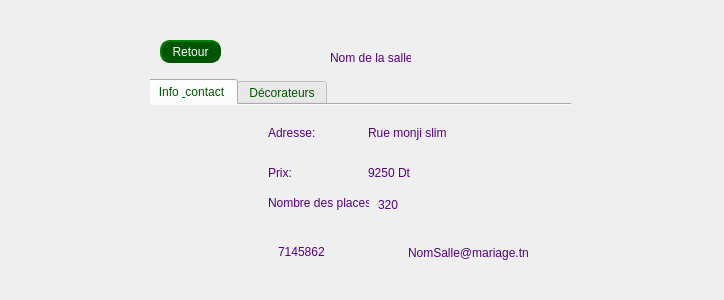
<?xml version="1.0" encoding="UTF-8"?>
<ui version="4.0">
 <class>Salle</class>
 <widget class="QWidget" name="Salle">
  <property name="geometry">
   <rect>
    <x>0</x>
    <y>0</y>
    <width>724</width>
    <height>300</height>
   </rect>
  </property>
  <property name="windowTitle">
   <string>Form</string>
  </property>
  <widget class="QWidget" name="widget" native="true">
   <property name="geometry">
    <rect>
     <x>150</x>
     <y>30</y>
     <width>421</width>
     <height>251</height>
    </rect>
   </property>
   <widget class="QLabel" name="nom_label">
    <property name="geometry">
     <rect>
      <x>180</x>
      <y>20</y>
      <width>81</width>
      <height>16</height>
     </rect>
    </property>
    <property name="styleSheet">
     <string notr="true">color: rgb(85, 0, 127);
</string>
    </property>
    <property name="text">
     <string>Nom de la salle</string>
    </property>
   </widget>
   <widget class="QTabWidget" name="tabWidget">
    <property name="geometry">
     <rect>
      <x>-4</x>
      <y>49</y>
      <width>431</width>
      <height>211</height>
     </rect>
    </property>
    <property name="styleSheet">
     <string notr="true">color: rgb(0, 85, 0)
</string>
    </property>
    <property name="currentIndex">
     <number>0</number>
    </property>
    <widget class="QWidget" name="tab">
     <attribute name="title">
      <string>Info &amp; contact</string>
     </attribute>
     <widget class="QScrollArea" name="scrollArea">
      <property name="geometry">
       <rect>
        <x>-1</x>
        <y>-1</y>
        <width>431</width>
        <height>191</height>
       </rect>
      </property>
      <property name="widgetResizable">
       <bool>true</bool>
      </property>
      <widget class="QWidget" name="scrollAreaWidgetContents">
       <property name="geometry">
        <rect>
         <x>0</x>
         <y>0</y>
         <width>429</width>
         <height>189</height>
        </rect>
       </property>
       <widget class="QLabel" name="adresse_label1">
        <property name="geometry">
         <rect>
          <x>120</x>
          <y>20</y>
          <width>81</width>
          <height>16</height>
         </rect>
        </property>
        <property name="styleSheet">
         <string notr="true">color: rgb(85, 0, 127);
</string>
        </property>
        <property name="text">
         <string>Adresse:</string>
        </property>
       </widget>
       <widget class="QLabel" name="adresse_label2">
        <property name="geometry">
         <rect>
          <x>220</x>
          <y>20</y>
          <width>81</width>
          <height>16</height>
         </rect>
        </property>
        <property name="styleSheet">
         <string notr="true">color: rgb(85, 0, 127);
</string>
        </property>
        <property name="text">
         <string>Rue monji slim </string>
        </property>
       </widget>
       <widget class="QLabel" name="Prix_label1">
        <property name="geometry">
         <rect>
          <x>120</x>
          <y>60</y>
          <width>81</width>
          <height>16</height>
         </rect>
        </property>
        <property name="styleSheet">
         <string notr="true">color: rgb(85, 0, 127);
</string>
        </property>
        <property name="text">
         <string>Prix:</string>
        </property>
       </widget>
       <widget class="QLabel" name="prix_label2">
        <property name="geometry">
         <rect>
          <x>220</x>
          <y>60</y>
          <width>81</width>
          <height>16</height>
         </rect>
        </property>
        <property name="styleSheet">
         <string notr="true">color: rgb(85, 0, 127);
</string>
        </property>
        <property name="text">
         <string>9250 Dt</string>
        </property>
       </widget>
       <widget class="QLabel" name="nb_places_label1">
        <property name="geometry">
         <rect>
          <x>120</x>
          <y>90</y>
          <width>101</width>
          <height>16</height>
         </rect>
        </property>
        <property name="styleSheet">
         <string notr="true">color: rgb(85, 0, 127);
</string>
        </property>
        <property name="text">
         <string>Nombre des places</string>
        </property>
       </widget>
       <widget class="QLabel" name="nb_places_label2">
        <property name="geometry">
         <rect>
          <x>230</x>
          <y>90</y>
          <width>71</width>
          <height>20</height>
         </rect>
        </property>
        <property name="styleSheet">
         <string notr="true">color: rgb(85, 0, 127);
</string>
        </property>
        <property name="text">
         <string>320</string>
        </property>
       </widget>
       <widget class="QLabel" name="label_8">
        <property name="geometry">
         <rect>
          <x>30</x>
          <y>130</y>
          <width>41</width>
          <height>31</height>
         </rect>
        </property>
        <property name="text">
         <string/>
        </property>
       </widget>
       <widget class="QLabel" name="email_label">
        <property name="geometry">
         <rect>
          <x>260</x>
          <y>140</y>
          <width>131</width>
          <height>16</height>
         </rect>
        </property>
        <property name="styleSheet">
         <string notr="true">color: rgb(85, 0, 127);
</string>
        </property>
        <property name="text">
         <string>NomSalle@mariage.tn</string>
        </property>
       </widget>
       <widget class="QLabel" name="numero_label">
        <property name="geometry">
         <rect>
          <x>130</x>
          <y>140</y>
          <width>47</width>
          <height>14</height>
         </rect>
        </property>
        <property name="styleSheet">
         <string notr="true">color: rgb(85, 0, 127);
</string>
        </property>
        <property name="text">
         <string>71458623</string>
        </property>
       </widget>
      </widget>
     </widget>
    </widget>
    <widget class="QWidget" name="tab_2">
     <attribute name="title">
      <string>Décorateurs</string>
     </attribute>
     <widget class="QLabel" name="label_10">
      <property name="geometry">
       <rect>
        <x>10</x>
        <y>0</y>
        <width>81</width>
        <height>16</height>
       </rect>
      </property>
      <property name="text">
       <string>Nom &amp; prénom</string>
      </property>
     </widget>
     <widget class="QLabel" name="label_11">
      <property name="geometry">
       <rect>
        <x>130</x>
        <y>0</y>
        <width>81</width>
        <height>16</height>
       </rect>
      </property>
      <property name="text">
       <string>Prix</string>
      </property>
     </widget>
     <widget class="QLabel" name="label_12">
      <property name="geometry">
       <rect>
        <x>180</x>
        <y>0</y>
        <width>91</width>
        <height>16</height>
       </rect>
      </property>
      <property name="text">
       <string>Type de décoration</string>
      </property>
     </widget>
     <widget class="QLabel" name="label_13">
      <property name="geometry">
       <rect>
        <x>300</x>
        <y>0</y>
        <width>41</width>
        <height>16</height>
       </rect>
      </property>
      <property name="text">
       <string>Contact</string>
      </property>
     </widget>
     <widget class="QListWidget" name="listWidget">
      <property name="geometry">
       <rect>
        <x>0</x>
        <y>20</y>
        <width>431</width>
        <height>121</height>
       </rect>
      </property>
     </widget>
     <widget class="QPushButton" name="pushButton">
      <property name="geometry">
       <rect>
        <x>130</x>
        <y>150</y>
        <width>75</width>
        <height>23</height>
       </rect>
      </property>
      <property name="styleSheet">
       <string notr="true">border-radius: 10px;
border-width : 2px;
border-color: rgb(85, 0, 127);
border-style : outset;
background-color: rgb(85, 0, 127);
color : white</string>
      </property>
      <property name="text">
       <string>Modifier</string>
      </property>
     </widget>
     <widget class="QPushButton" name="pushButton_2">
      <property name="geometry">
       <rect>
        <x>220</x>
        <y>150</y>
        <width>75</width>
        <height>23</height>
       </rect>
      </property>
      <property name="styleSheet">
       <string notr="true">border-radius: 10px;
border-width : 2px;
border-color: rgb(85, 0, 127);
border-style : outset;
background-color: rgb(85, 0, 127);
color : white</string>
      </property>
      <property name="text">
       <string>Supprimer</string>
      </property>
     </widget>
     <widget class="QLabel" name="recherche_label">
      <property name="geometry">
       <rect>
        <x>350</x>
        <y>0</y>
        <width>47</width>
        <height>14</height>
       </rect>
      </property>
      <property name="text">
       <string/>
      </property>
     </widget>
     <widget class="QPushButton" name="ajouter_decorateurButton">
      <property name="geometry">
       <rect>
        <x>400</x>
        <y>0</y>
        <width>21</width>
        <height>16</height>
       </rect>
      </property>
      <property name="styleSheet">
       <string notr="true">border-radius: 15px;
border-width : 2px;
border-color: rgb(85, 0, 127);
border-style : outset;
background-color: rgb(85, 0, 127);
color : white</string>
      </property>
      <property name="text">
       <string>+</string>
      </property>
     </widget>
    </widget>
   </widget>
   <widget class="QPushButton" name="RetourButton">
    <property name="geometry">
     <rect>
      <x>10</x>
      <y>10</y>
      <width>61</width>
      <height>23</height>
     </rect>
    </property>
    <property name="styleSheet">
     <string notr="true">border-radius: 10px;
border-width : 2px;
border-color: rgb(0, 85, 0);
border-style : outset;
background-color: rgb(0, 85, 0);
color : white</string>
    </property>
    <property name="text">
     <string>Retour</string>
    </property>
   </widget>
   <widget class="QLabel" name="coeur">
    <property name="geometry">
     <rect>
      <x>370</x>
      <y>30</y>
      <width>47</width>
      <height>14</height>
     </rect>
    </property>
    <property name="text">
     <string/>
    </property>
   </widget>
  </widget>
 </widget>
 <resources/>
 <connections/>
</ui>
